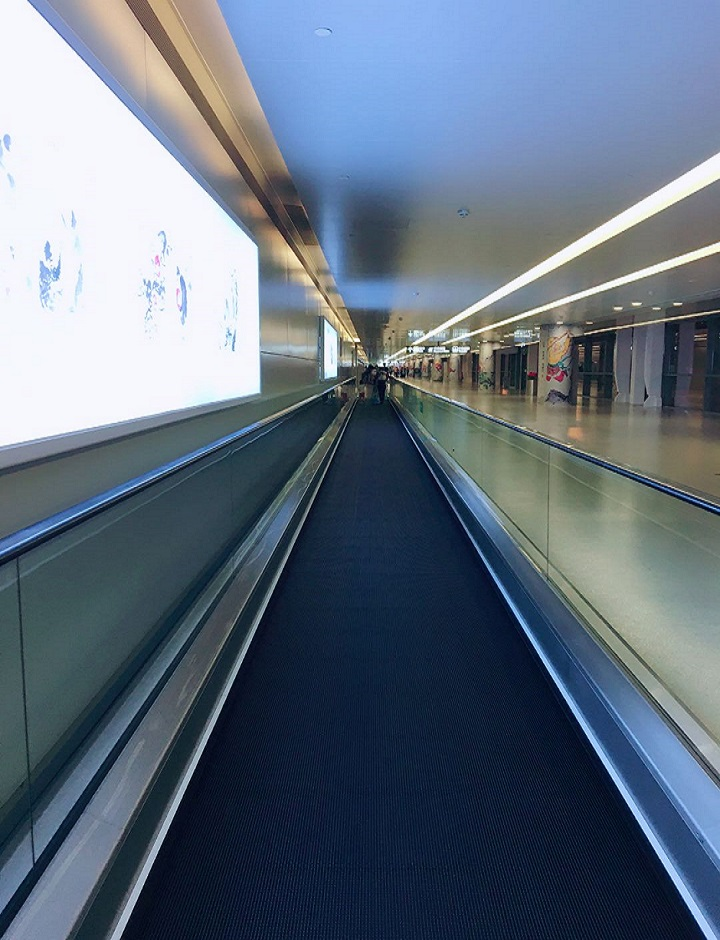
#> input picture chapter7/images/HoughLines.jpg, 720 x 940 px
$ python HoughLinesP.py
#> lines starting #> are read from the running program, lines starting #| are printed output that depends on the picture; after the words box and inside, x2 and y2 are one past the last pixel; in counts of white or black regions, pixels touching at a corner belong together
# -*- coding:utf-8 -*-
import cv2 as cv
import numpy as np
import sys


def draw_line(img, lines):
    img_copy = img.copy()
    for i in range(0, len(lines)):
        for x1, y1, x2, y2 in lines[i]:
            cv.line(img_copy, (x1, y1), (x2, y2), (255, 255, 255), 2)
    print(img_copy)
    return img_copy


if __name__ == '__main__':
    # 读取图像HoughLines.jpg
    image = cv.imread('./images/HoughLines.jpg')
#> image is the input picture: shape (940, 720, 3); mean B, G, R 126.8, 111.3, 97.8
    if image is None:
        print('Failed to read HoughLines.jpg.')
        sys.exit()
    cv.imshow('Origin', image)

    # 检测图像边缘
    image_edge = cv.Canny(image, 80, 180, 3)
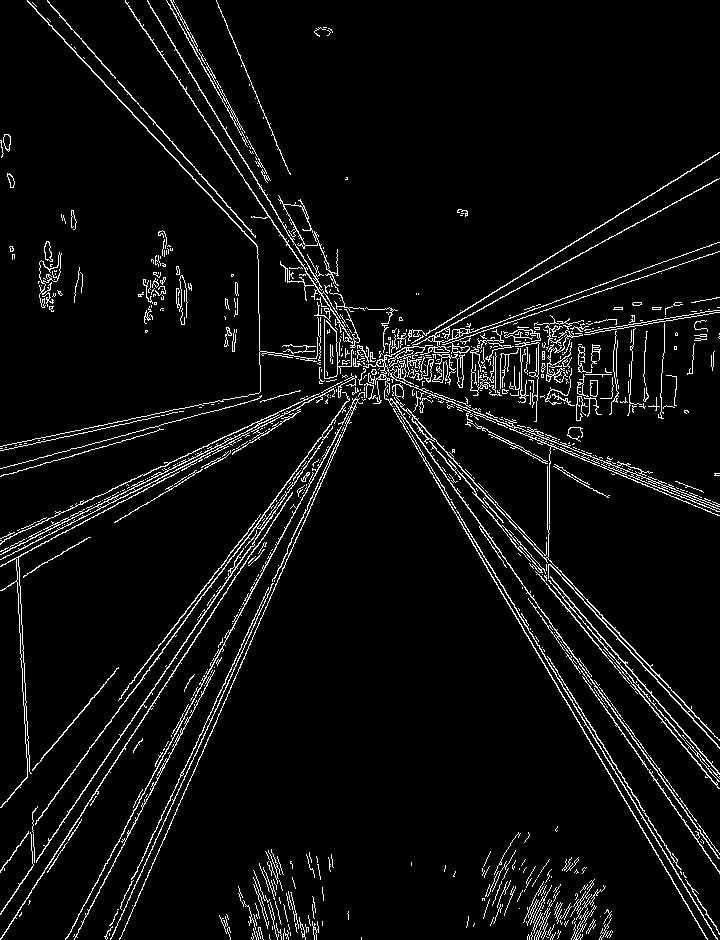
#> image_edge: shape (940, 720); 5.3% white in thin lines or dots
    cv.imshow('Image Edge', image_edge)

    # 设置直线的最小长度
    min_line_length = 200

    # 分别设定不同直线最大连接距离进行直线检测，并显示结果
    max_line_gap_1 = 5
    lines_1 = cv.HoughLinesP(image_edge, 1, np.pi / 180, 150, minLineLength=min_line_length, maxLineGap=max_line_gap_1)
#> lines_1 = 27 rows, first 6: [509, 530, 711, 763], [27, 0, 257, 247], [0, 938, 253, 549], [544, 651, 718, 931], [0, 914, 155, 684], [125, 2, 363, 356]

    img1 = draw_line(image, lines_1)
#> the loop in draw_line, `for i in range(0, len(lines)):` made 27 passes
#> after the loop in draw_line, `for i in range(0, len(lines)):`:
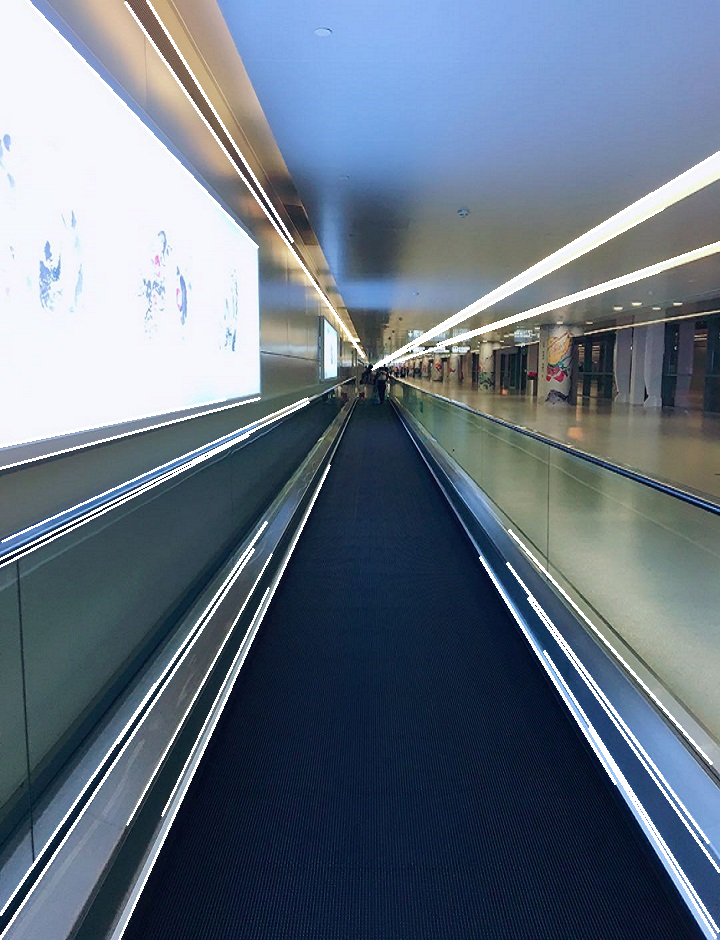
#> img_copy: shape (940, 720, 3); 3.5% of pixels changed, all inside (x1, y1, x2, y2) = (0, 0, 720, 940)
#> (printed output is left out)
    # try:
    cv.imshow('Image HoughLinesP ({})'.format(max_line_gap_1), img1)
    # except TypeError:
    #     print('最大连接距离设为 {} 时，不能检测出直线.'.format(max_line_gap_1))
    print(lines_1)
#> (printed output is left out)
    max_line_gap_2 = 20
    lines_2 = cv.HoughLinesP(image_edge, 1, np.pi / 180, 150, minLineLength=min_line_length, maxLineGap=max_line_gap_2)
#> lines_2 = 52 rows, first 6: [449, 461, 717, 770], [27, 0, 257, 247], [0, 938, 253, 549], [448, 497, 716, 927], [0, 914, 166, 668], [67, 937, 298, 504]
    try:
        img2 = draw_line(image, lines_2)
#> the loop in draw_line (call 2), `for i in range(0, len(lines)):` made 52 passes
#> after the loop in draw_line (call 2), `for i in range(0, len(lines)):`:
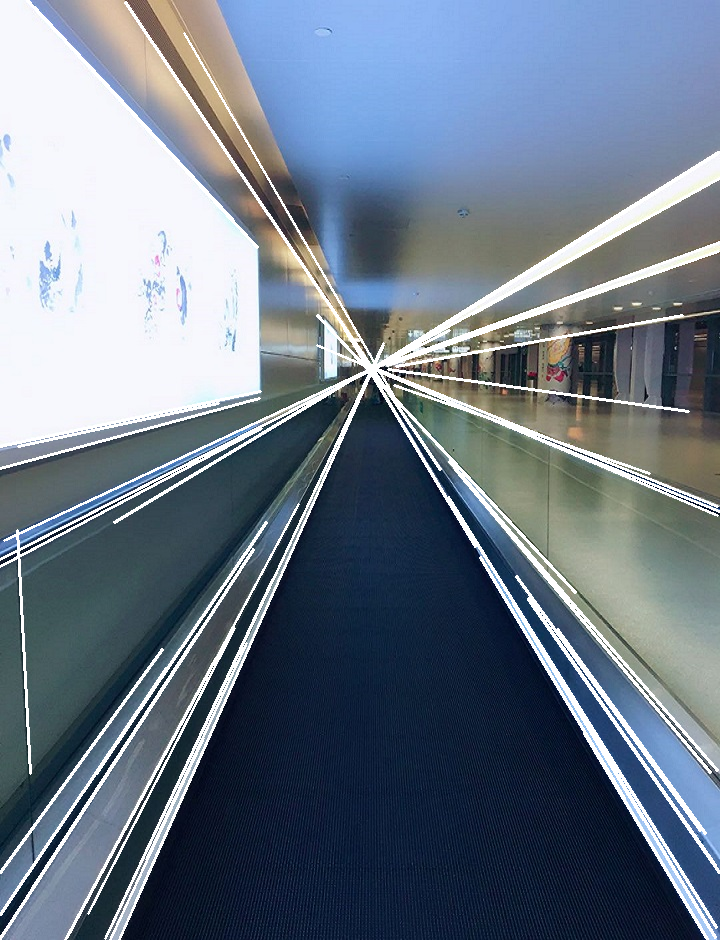
#> img_copy: shape (940, 720, 3); 6.38% of pixels changed, all inside (x1, y1, x2, y2) = (0, 0, 720, 940)
#> (printed output is left out)
        cv.imshow('Image HoughLinesP ({})'.format(max_line_gap_2), img2)
    except TypeError:
        print('最大连接距离设为 {} 时，不能检测出直线.'.format(max_line_gap_2))

    cv.waitKey(0)
    cv.destroyAllWindows()

$ run again, with chapter7/images/HoughLine.jpg copied over chapter7/images/HoughLines.jpg
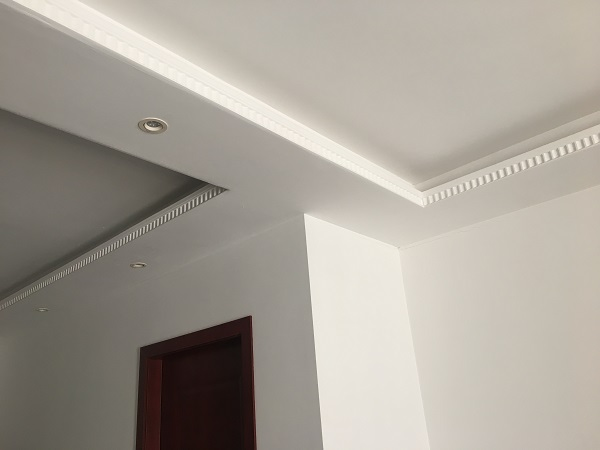
#> input picture chapter7/images/HoughLine.jpg, 600 x 450 px
#> image is the input picture: shape (450, 600, 3); mean B, G, R 150.5, 159.6, 165.9
#> `image_edge = cv.Canny(image, 80, 180, 3)`:
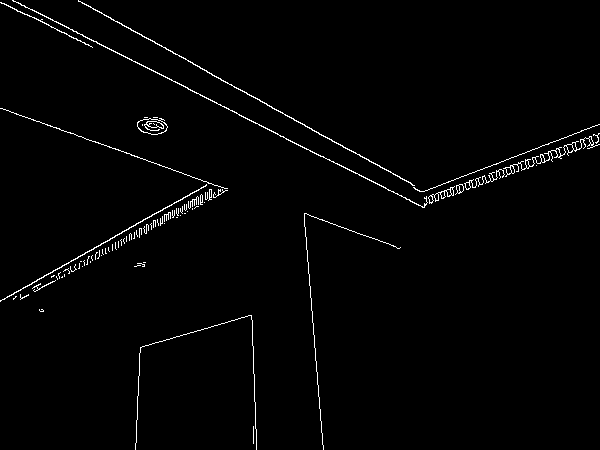
#> image_edge: shape (450, 600); 1.5% white in thin lines or dots
#> lines_1 = [[78, 0, 351, 151], [32, 9, 393, 192], [13, 0, 236, 113], [86, 4, 414, 185]]
#> the loop in draw_line, `for i in range(0, len(lines)):` made 4 passes
#> (printed output is left out)
#| [[[ 78   0 351 151]]
#|  [[ 32   9 393 192]]
#|  [[ 13   0 236 113]]
#|  [[ 86   4 414 185]]]
#> lines_2 = [[78, 0, 369, 161], [32, 9, 422, 207], [13, 0, 320, 156], [0, 300, 211, 183], [304, 220, 323, 448], [86, 4, 438, 199]]
#> the loop in draw_line (call 2), `for i in range(0, len(lines)):` made 6 passes
#> after the loop in draw_line (call 2), `for i in range(0, len(lines)):`:
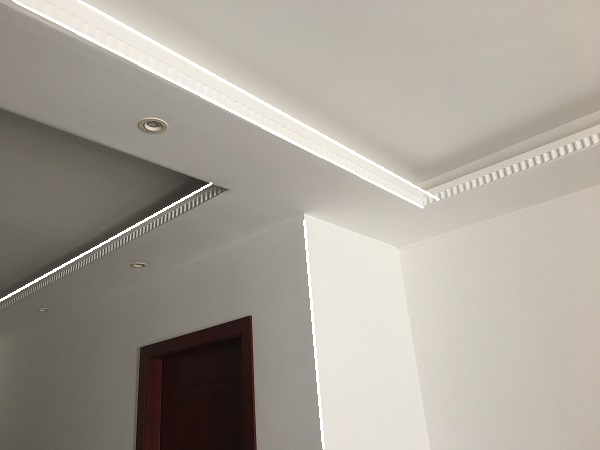
#> img_copy: shape (450, 600, 3); 1.47% of pixels changed, all inside (x1, y1, x2, y2) = (0, 0, 440, 450)
#> (printed output is left out)

$ run again, with chapter7/images/stuff.jpg copied over chapter7/images/HoughLines.jpg
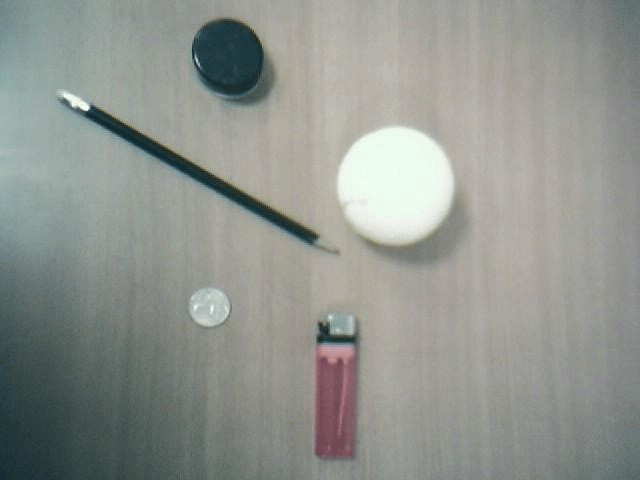
#> input picture chapter7/images/stuff.jpg, 640 x 480 px
#> image is the input picture: shape (480, 640, 3); mean B, G, R 143.1, 148.5, 144.4
#> `image_edge = cv.Canny(image, 80, 180, 3)`:
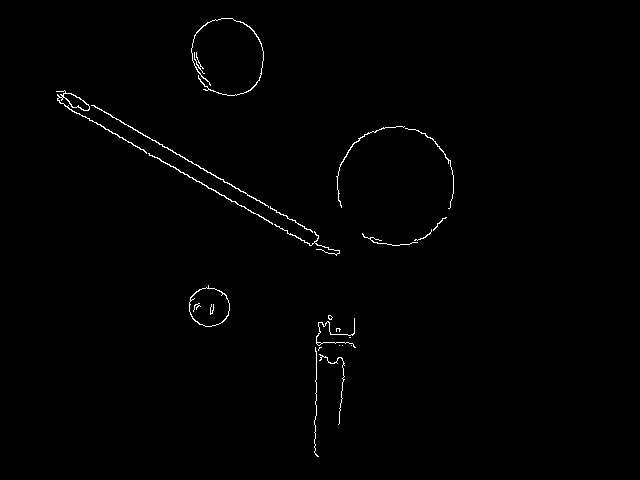
#> image_edge: shape (480, 640); 0.74% white in thin lines or dots, all inside (x1, y1, x2, y2) = (56, 18, 454, 457)
#> lines_1 = [[92, 105, 318, 235]]
#> the loop in draw_line, `for i in range(0, len(lines)):` made 1 pass
#> (printed output is left out)
#| [[[ 92 105 318 235]]]
#> lines_2 = [[71, 93, 318, 235], [85, 116, 316, 249]]
#> the loop in draw_line (call 2), `for i in range(0, len(lines)):` made 2 passes
#> after the loop in draw_line (call 2), `for i in range(0, len(lines)):`:
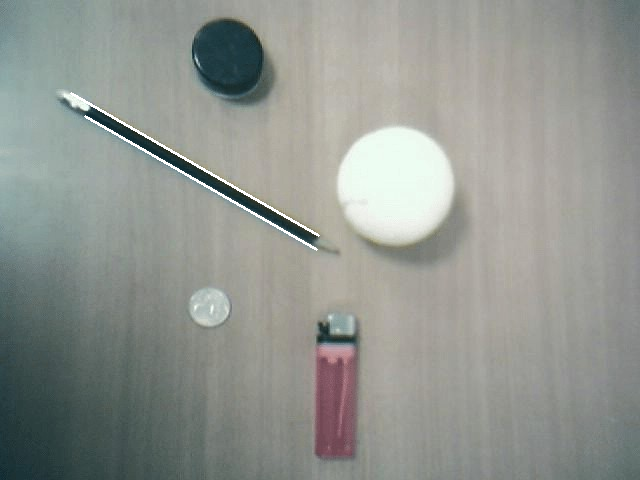
#> img_copy: shape (480, 640, 3); 0.49% of pixels changed, all inside (x1, y1, x2, y2) = (70, 92, 320, 251)
#> (printed output is left out)
